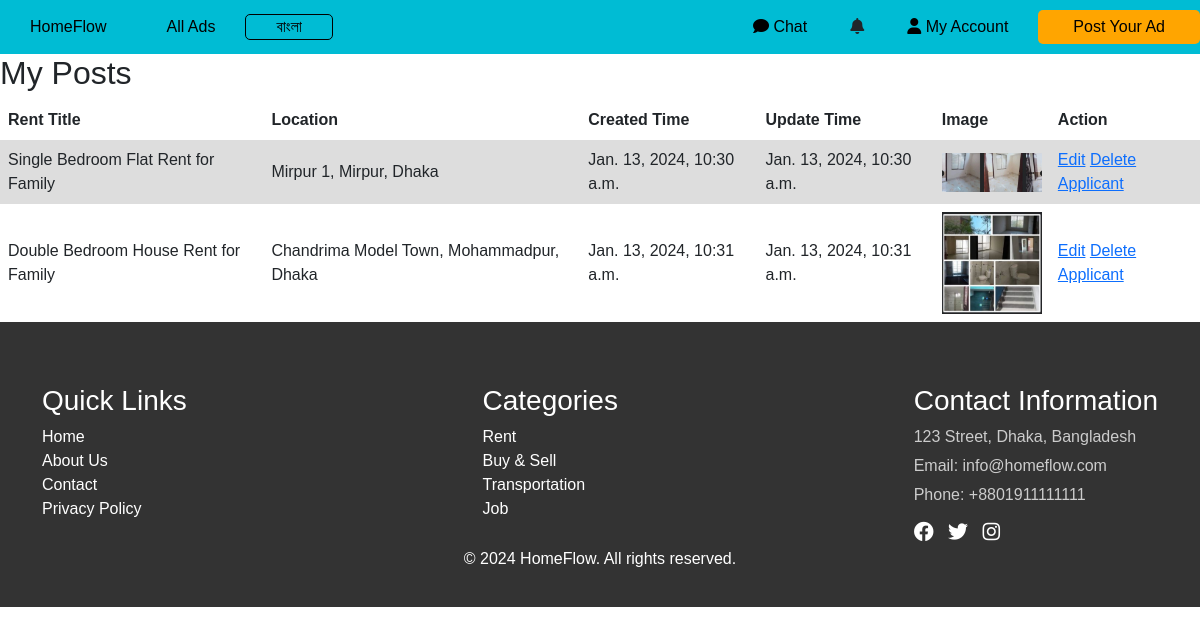
The app's page /createdrentByProfile/ (signed in) with its own data.
### myApp/models.py (models this page shows, shortened)
class toLet_model(models.Model):
    rent_title=models.CharField(max_length=100,null=True)
    location=models.CharField(max_length=100,null=True)
    homeDescription=models.TextField(null=True)
    rentDescription=models.TextField(null=True)
    deadline=models.TextField(null=True)
    nid=models.TextField(null=True)
    create_at = models.DateTimeField(auto_now_add=True,null=True)
    update_at = models.DateTimeField(auto_now=True,null=True)
    rent_creator = models.ForeignKey(Custom_User,on_delete=models.CASCADE)
    homePicture=models.ImageField(upload_to='media/homePicture',null=True)
    class Meta:
        permissions = [
            ('can_edit_own_post', 'Can edit own post'),
        ]
    is_applied = models.BooleanField(default=False)

### myProject/views.py (the view)
# urls.py: path('createdrentByProfile/',createdrentByProfile,name='createdrentByProfile'),
def createdrentByProfile(request):
    user=request.user
    creator=toLet_model.objects.filter(rent_creator=user)
    context={
        'creator':creator
    }
    return render(request,'createdrent.html',context)

### Template/createdrent.html (shortened to what this page needs)
{% extends "dashboard.html" %}
{% block content %}
<!DOCTYPE html>
<html>
<head>
</head>
<body>
<h2>My Posts</h2>
<table>
  <tr>
    <th>Rent Title</th>
    <th>Location</th>
    <th>Created Time</th>
    <th>Update Time</th>
    <th>Image</th>
    <th>Action</th>
  </tr>
  {% for i in creator%}
  <tr>
    <td>{{i.rent_title}}</td>
    <td>{{i.location}}</td>
    <td>{{i.create_at}}</td>
    <td>{{i.update_at}}</td>
    <td><img class="companyLogo" src="/{{i.homePicture}}" alt="Home Picture" width="100px"></td>
    <td>
        <a href="{% url "editPage" i.id %}">Edit</a>
        <a href="{% url "deletePage" i.id %}">Delete</a>
        {% if i.id %}
            <a href="{% url 'post_details' i.id %}">Applicant</a>
        {% else %}
            No ID available
        {% endif %}
    </td>
  </tr>
  {% endfor%}
</table>
</body>
</html>
{% endblock content %}

### Template/navbar.html (style rules this page uses)
body { font-family: 'Arial', sans-serif; margin: 0; padding: 0; }

### Template/createdrent.html (style rules this page uses)
table { font-family: arial, sans-serif; border-collapse: collapse; width: 100%; }
td, th { border: 1px solid #dddddd; text-align: left; padding: 8px; }
tr:nth-child(even) { background-color: #dddddd; }

### Template/footer.html (style rules this page uses)
body { font-family: 'Arial', sans-serif; margin: 0; padding: 0; }

### records on screen
toLet_model: rent_title "Single Bedroom Flat Rent for Family", location "Mirpur 1, Mirpur, Dhaka", create_at "Jan. 13, 2024, 10:30 a.m.", update_at "Jan. 13, 2024, 10:30 a.m.", homePicture (picture), shows "Applicant"
toLet_model: rent_title "Double Bedroom House Rent for Family", location "Chandrima Model Town, Mohammadpur, Dhaka", create_at "Jan. 13, 2024, 10:31 a.m.", update_at "Jan. 13, 2024, 10:31 a.m.", homePicture (picture), shows "Applicant"
